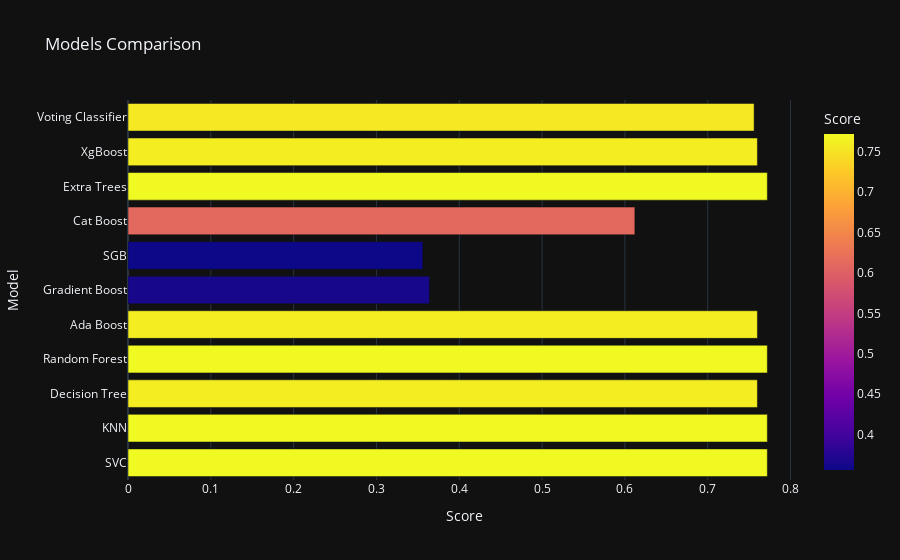

Notebook source saved alongside this figure:
### Code cell
import plotly.express as px
import plotly.io as pio
pio.renderers.default = 'jupyterlab'
import pandas as pd

# DataFrame with model names and their scores
models = pd.DataFrame({
    'Model': ['SVC', 'KNN', 'Decision Tree', 'Random Forest', 'Ada Boost', 'Gradient Boost', 'SGB', 'Cat Boost', 'Extra Trees', 'XgBoost', 'Voting Classifier'],
    'Score': [svc_test_acc, knn_test_acc, dtc_test_acc, rand_clf_test_acc, ada_test_acc, gb_acc, sgb_acc, cat_acc, etc_acc, xgb_test_acc, vc_test_acc]
})

# Create the bar chart
fig = px.bar(
    data_frame=models, 
    x='Score', 
    y='Model', 
    color='Score', 
    template='plotly_dark', 
    title='Models Comparison'
)

# Show the figure
fig.show()

### Figure 1 — Plotly figure (JSON) as saved in the notebook; plotly's stock layout.template omitted (floating-point values rounded to 4 significant figures)
{"data": [{"alignmentgroup": "True", "hovertemplate": "Score=%{marker.color}<br>Model=%{y}<extra></extra>", "legendgroup": "", "marker": {"color": [0.772, 0.772, 0.76, 0.772, 0.76, 0.364, 0.356, 0.612, 0.772, 0.76, 0.756], "coloraxis": "coloraxis", "pattern": {"shape": ""}}, "name": "", "offsetgroup": "", "orientation": "h", "showlegend": false, "textposition": "auto", "type": "bar", "x": [0.772, 0.772, 0.76, 0.772, 0.76, 0.364, 0.356, 0.612, 0.772, 0.76, 0.756], "xaxis": "x", "y": ["SVC", "KNN", "Decision Tree", "Random Forest", "Ada Boost", "Gradient Boost", "SGB", "Cat Boost", "Extra Trees", "XgBoost", "Voting Classifier"], "yaxis": "y"}], "layout": {"barmode": "relative", "coloraxis": {"colorbar": {"title": {"text": "Score"}}, "colorscale": [[0, "#0d0887"], [0.1111, "#46039f"], [0.2222, "#7201a8"], [0.3333, "#9c179e"], [0.4444, "#bd3786"], [0.5556, "#d8576b"], [0.6667, "#ed7953"], [0.7778, "#fb9f3a"], [0.8889, "#fdca26"], [1, "#f0f921"]]}, "legend": {"tracegroupgap": 0}, "title": {"text": "Models Comparison"}, "xaxis": {"anchor": "y", "domain": [0, 1], "title": {"text": "Score"}}, "yaxis": {"anchor": "x", "domain": [0, 1], "title": {"text": "Model"}}}}
